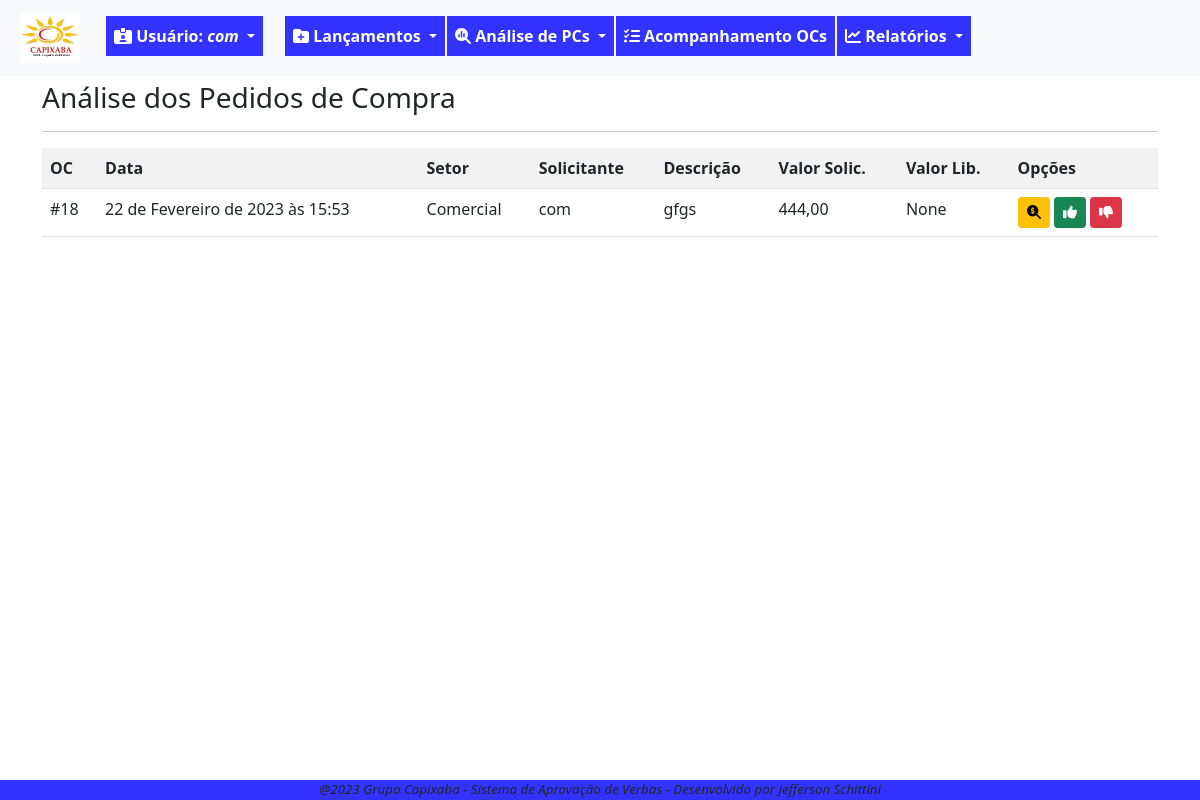
Page /pc/analise/aprova/listar/ (signed in) on the committed database.
### fluxo/models.py (models this page shows, shortened)
class PedidoCompra(models.Model):
    SOL = '1'
    APR = '2'
    FIS = '3'
    FIN = '4'
    FIM = '9'
    ETAPAS_CHOICES = [
        (SOL,'Solicitação'),
        (APR,'Aprovação'),
        (FIS,'Fiscal'),
        (FIN,'Financeiro'),
        (FIM,'Finalizada'),
    ]
    ABERTA = 'ABE'
    ANALISE = 'ANL'
    LIBERADA = 'LIB'
    NEGADA = 'NEG'
    CANCELADA = 'CAN'
    STATUS_CHOICES = [
        ('ABE','Aberta'),
        ('ANL','Análise'),
        ('LIB','Liberada'),
        ('NEG','Negada'),
        ('CAN','Cancelada'),
    ]
    data_solic = models.DateTimeField(verbose_name='Data da Solicitação', default=timezone.now)
    usuario_log = models.ForeignKey(User, on_delete=models.PROTECT, verbose_name='Usuário') #deixar este usuário, que herda do padrão django
    setor_oc = models.ForeignKey(Setor, on_delete=models.PROTECT, verbose_name='Setor')
    desc_solic = models.CharField(max_length=100, verbose_name='Descrição do pedido')
    motivo_solic = models.TextField(verbose_name='Motivo do pedido', max_length=1000, help_text='Escreva detalhes da solicitação')
    valor_solic = models.DecimalField(max_digits=9, decimal_places=2, verbose_name='Valor Solicitado')
    anexos = models.FileField(upload_to=anexar_em, blank=True, null=True)  # verificar melhor como se configura, inclusive a constante MEDDIA_ROOT
    data_aprov = models.DateTimeField(verbose_name='Aprovação Diretoria', blank=True, null=True)
    motivo_aprov = models.TextField(verbose_name='Motivo Aprovação', blank=True, max_length=1000, help_text='Escreva detalhes da devolutiva')
    valor_aprov = models.DecimalField(verbose_name='Valor Aprovado', max_digits=9, decimal_places=2, blank=True, null=True)
    data_fin = models.DateTimeField(verbose_name='Liberação Financeiro', blank=True, null=True)
    motivo_fin = models.TextField(verbose_name='Motivo Financeiro', max_length=1000, blank=True, help_text='Escreva detalhes da devolutiva')
    data_fis = models.DateTimeField(verbose_name='Liberação Fiscal', blank=True, null=True)
    motivo_fis = models.TextField(verbose_name='Motivo Fiscal', max_length=1000, blank=True, null=True, help_text='Escreva detalhes da devolutiva')
    etapa_oc = models.CharField(verbose_name='Etapa', choices=ETAPAS_CHOICES, max_length=50, default='1')
    status_oc = models.CharField(verbose_name='Status', choices=STATUS_CHOICES, max_length=50, default='ABE')
    data_fim_oc = models.DateTimeField(verbose_name='Data Encerramento', null=True, blank=True)
    """ atriui a uma variável o nome da classe. Isso pode ser usado em um template para identificar a
    classe que está chamando o formulário e condicionar as ações"""

class Setor(models.Model):
    setor_desc = models.CharField(verbose_name='Setor', max_length=100, unique=True)
    gestor_setor = models.ForeignKey(User, on_delete=models.PROTECT, verbose_name='Gestor', blank=True, null=True)
    def __str__(self):
        return self.setor_desc

### fluxo/views.py (the view)
# urls.py: path('pc/analise/aprova/listar/', PCAprovaList.as_view(), name='lista-analise-pc'),
class PCAprovaList(GroupRequiredMixin, LoginRequiredMixin,ListView):
    login_url = reverse_lazy('login')
    group_required = u'Aprovador'
    model = PedidoCompra
    template_name = 'fluxo/listas/lista-analise-pc.html'
    def get_queryset(self):
        self.object_list = PedidoCompra.objects.filter(status_oc='ANL', etapa_oc='2')
        return self.object_list

### fluxo/templates/fluxo/listas/lista-analise-pc.html (shortened to what this page needs)
{% extends 'paginas/base.html' %}
{% load static %}
{% block conteudo %}
<h3 style="margin-top: 5px;">Análise dos Pedidos de Compra</h3>
<hr>
<div class="table-responsive">
    <table class="table table-striped">
        <tr>
            <th>OC</th>
            <th>Data</th>
            <th>Setor</th>
            <th>Solicitante</th>
            <th>Descrição</th>
            <th>Valor Solic.</th>
            <th>Valor Lib.</th>
            <th>Opções</th>
        </tr>
        {% for pc in object_list %}
        <tr>
            <td>#{{ pc.pk }}</td>
            <td>{{ pc.data_solic }}</td>
            <td>{{ pc.setor_oc }}</td>
            <td>{{ pc.usuario_log }}</td>
            <td>{{ pc.desc_solic }}</td>
            <td>{{ pc.valor_solic }}</td>
            <td>{{ pc.valor_aprov }}</td>
            <td>
                <a href="{% url 'analise-aprova-pc' pc.pk %}" class="btn btn-warning btn-sm" title="Analisar PC"><i class="fa-solid fa-magnifying-glass-dollar"></i></i></a>
                <a href=" {% url 'envia-aprova-pc' pc.pk %} " class="btn btn-success btn-sm" title="Aprovar PC"><i class="fa-solid fa-thumbs-up"></i></i></a>
                <a href="  " class="btn btn-danger btn-sm" title="Negar ou Retornar PC"><i class="fa-solid fa-thumbs-down"></i></a>
            </td>
        </tr>
        {% empty %}
        <tr>
            <td colspan="7">Pedido de Compra não encontrado.</td>
        </tr>
        {% endfor%}
    </table>
</div>
{% endblock conteudo %}

### paginas/templates/paginas/base.html (shortened to what this page needs)
{% load static %}
{% load crispy_forms_tags %}
<!DOCTYPE html>
<html lang="pt-br">
<head>
    <link rel="stylesheet" href="{% static 'css/estilo.css' %}" type="text/css">
    <link rel="stylesheet" href="{% static 'css/bootstrap.min.css' %}" type="text/css">
    <link rel="stylesheet" href="{% static 'css/all.min.css' %}" type="text/css">
</head>
<body class="corpo">
    <header>
        {% block menu %}
        {% if request.user.is_authenticated %}
        <nav class="navbar navbar-expand-lg bg-light">
            <div class="container-fluid">
                <ul class="navbar-nav me-auto mb-lg-0">
                    <li class="nav-item">
                        <a class="navbar-brand nav-link" href="{% url 'index' %}"><img src="{% static 'img/logocpxb.jpeg' %}" width="60" height="50" alt=""></a>
                    </li>
                    <div class="nav-item dropdown mt-2">
                        <a style="color:white; margin-right: 20px;" class="nav-link dropdown-toggle btn-meu-menu" href="#" role="button" data-bs-toggle="dropdown" aria-expanded="false">
                            <i class="fa-solid fa-id-card-clip"></i><span> Usuário: <em>{{ request.user}}</em></span>
                        </a>
                    </div>
                    <div class="nav-item dropdown mt-2">
                        <a style="color:white" class="nav-link dropdown-toggle btn-meu-menu" href="#" role="button" data-bs-toggle="dropdown" aria-expanded="false">
                            <i class="fa-solid fa-folder-plus"></i>
                            <span>Lançamentos</span>
                        </a>
                    </div>
                    <div class="nav-item dropdown mt-2">
                        <a style="color:white" class="nav-link dropdown-toggle btn-meu-menu" href="#" role="button" data-bs-toggle="dropdown" aria-expanded="false">
                            <i class="fa-solid fa-magnifying-glass-chart"></i>
                            <span>Análise de PCs</span>
                        </a>
                    </div>
                    <li class="nav-item mt-2"><a style="color:white" class="nav-link btn-meu-menu" href="{% url 'index' %}">
                        <i class="fa-solid fa-list-check"></i>
                        <span>Acompanhamento OCs</span></a>
                    </li>
                    <div class="nav-item dropdown mt-2">
                        <a style="color:white" class="nav-link dropdown-toggle btn-meu-menu" href="#" role="button" data-bs-toggle="dropdown" aria-expanded="false">
                            <i class="fa-solid fa-chart-line"></i>
                            <span>Relatórios</span>
                        </a>
                    </div>
                </ul>
            </div>
        </nav>
        {% endif %}
        {% endblock menu %}
    </header>
        <div class="container">
        {% block conteudo %}{% endblock conteudo %}
        </div>
    {% block rodape %}
    <footer>
        <p style="margin-bottom: 0; font-size: smaller;"> <em> @2023 Grupo Capixaba - Sistema de Aprovação de Verbas - Desenvolvido por Jefferson Schittini</em></p>
    </footer>
    {% endblock rodape %}
</body>
</html>

### static/css/estilo.css (style rules this page uses)
.corpo { margin-bottom: 80px; }
.btn-meu-menu { background-color:rgb(51, 51,255); font-size: medium; font-weight: bold; margin-left: 2px; }
footer { position: fixed; bottom: 0; width: 100%; background-color:rgb(51, 51,255); text-align: center; }

### rows in the picture
PedidoCompra: pk "18", data_solic "22 de Fevereiro de 2023 às 15:53", setor_oc "Comercial", usuario_log "com", desc_solic "gfgs", valor_solic "444,00", valor_aprov "None"

### other values in the picture
{{ request.user }} "com"
